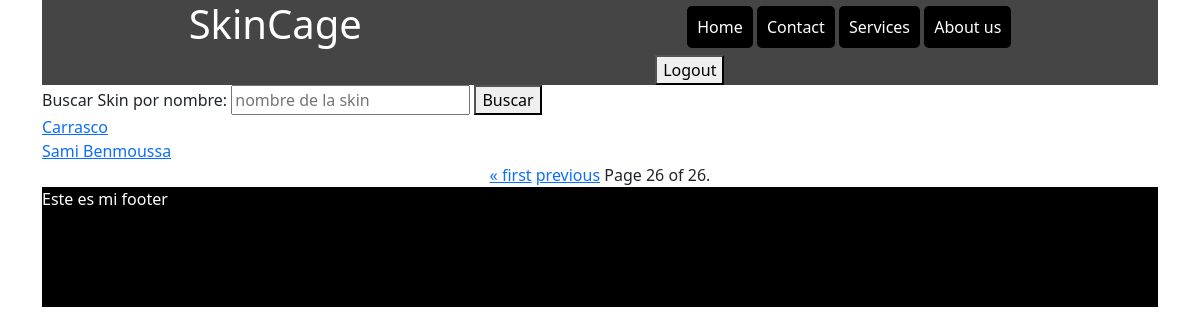
The page /skins/?page=26 on the database as committed earlier.
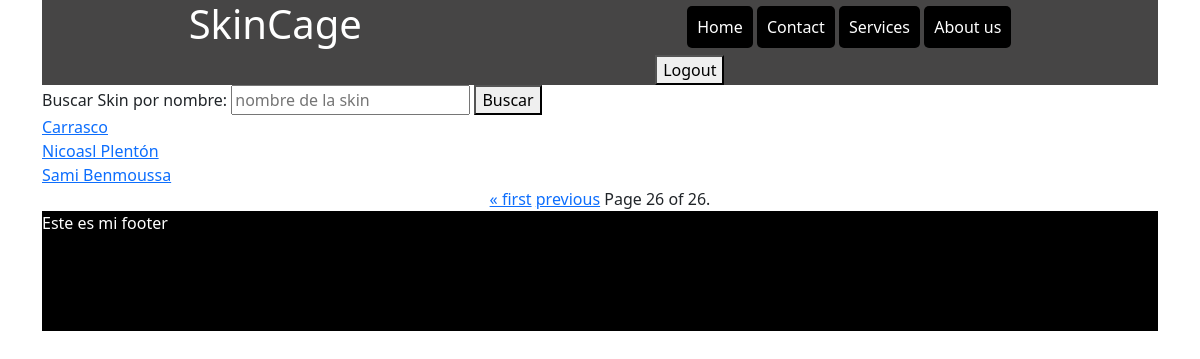
The same page on the database as committed later.
### skins/models.py (models this page shows)
class Skin(models.Model):
    id_skin = models.IntegerField(verbose_name='id', blank=False, null=False, primary_key=True)
    nombre = models.CharField(verbose_name='nombre', blank=False, null=False, max_length=50)
    desgaste = models.DecimalField(verbose_name='float', blank=False, null=False, max_digits=13, decimal_places=12)
    stattrack = models.BooleanField(verbose_name='stattrack', blank=False, null=False)
    precio = models.DecimalField(verbose_name='precio', blank=False, null=False, max_digits=8, decimal_places=2)
    stock = models.IntegerField(verbose_name='stock')

### skins/views.py (the view)
# urls.py: path('skins/', VistaSkins.as_view(), name='skins'),
class VistaSkins(TemplateView):
    template_name = 'portfolio/home.html'
    def get_context_data(self, **kwargs):
        context = super(VistaSkins, self).get_context_data(**kwargs)
        aspecto = self.request.GET.get("aspecto", "")
        if aspecto:
            skins = Skin.objects.filter(nombre__icontains=aspecto)
        else:
            skins = Skin.objects.all()
        marcado_view = self.request.GET.get("marcado", "")
        if marcado_view == 'True':
            context['skin'] = context['skin'].order_by("nombre")
        context['marcado'] = marcado_view
        context['aspecto'] = aspecto
        paginador = Paginator(skins, 20)
        pagina = self.request.GET.get("page", 1)
        context['skin'] = paginador.get_page(pagina)
        return context

### templates/portfolio/home.html (shortened to what this page needs)
{% extends "portfolio/base.html" %}
{% block content %}
    <form action="" method="get">
        <label for="aspecto">Buscar Skin por nombre: <input type="text" name="aspecto" id="aspecto" placeholder="nombre de la skin" value="{{aspecto}}"></label>
        <button type="submit">Buscar</button>
    </form>
    <div id="skins">
        {% for s in skin %}
            <a class="link-skin" href="{% url 'update' s.id_skin %}">{{s.nombre}}</a>
        {% endfor %}
    </div>
    <div class="pagination">
        <span class="step-links">
            {% if skin.has_previous %}
                <a href="?page=1">&laquo; first</a>
                <a href="?page={{ skin.previous_page_number }}">previous</a>
            {% endif %}
            <span class="current">
                Page {{ skin.number }} of {{ skin.paginator.num_pages }}.
            </span>
        </span>
    </div>
{% endblock %}

### templates/portfolio/base.html (shortened to what this page needs)
<!DOCTYPE html>
<html lang="es">
<head>
    {% load static %}
    <link href="https://cdn.jsdelivr.net/npm/bootstrap@5.3.0/dist/css/bootstrap.min.css" rel="stylesheet">
    <link rel="stylesheet" href="static/css/inicio.css">
</head>
<body>
    <div class="container">
        {% block header %}{% include "portfolio/header.html" %}{% endblock %}
    </div>
    <div class="container">{% block content %}{% endblock %}</div>
    <div class="container">
        {% block footer %}{% include "portfolio/footer.html" %}{% endblock %}
    </div>
</body>
</html>

### templates/portfolio/header.html (shortened to what this page needs)
<header class="cabecera">
    <h1>SkinCage</h1>
    <nav id="navbar">
        <ul>
            <li><a href="#">Home</a></li>
            <li><a href="#">Contact</a></li>
            <li><a href="#">Services</a></li>
            <li><a href="#">About us</a></li>
        </ul>
        <form action="{% url 'logout' %}" method="post">
            <button type="submit">Logout</button>
        </form>
    </nav>
</header>

### templates/portfolio/footer.html
<footer class="footer">
    <p>Este es mi footer</p>
</footer>

### static/css/inicio.css (style rules this page uses)
* { margin: 0 auto; padding: 0 auto; }
.cabecera { background-color: rgba(12, 11, 11, 0.76); display: flex; color: white; }
#navbar { margin-top: 10px; }
#navbar > ul { list-style-type: none; margin-top: 5px; }
#navbar > ul > li { display: inline; padding: 10px; background-color: black; color: white; border-radius: 5px; }
#navbar > ul > li > a { text-decoration: none; color: white; width: 100%; height: 100%; }
.footer { background-color: black; color: white; height: 15vh; }

Rows that differ between the two databases and show on the page:
added Skin: nombre "Nicoasl Plentón"
